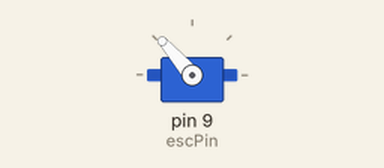
This sketch was run on a simulated Arduino Uno, built with avr-gcc and run on an emulated ATmega328P. On the bench: servo. What the sketch prints to the serial monitor is not drawn.

Above: at 8.2 s.
At 20.48 s:
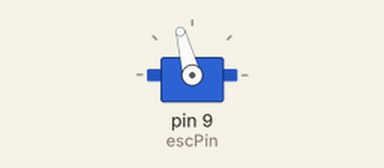
At 30.3 s:
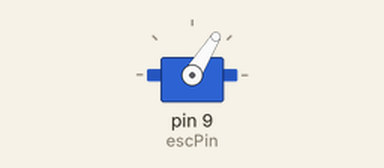
At 35.1 s:
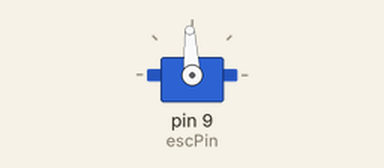
Timing chart, 0 to 40.0 s (numbered marks = the images above):
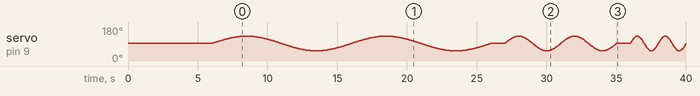

The sketch:

sinus_wave_arduino_code.ino
```cpp
#include <Servo.h>      // ADDED
Servo esc;              // ADDED
int escPin = 9;         // ADDED

// Neutral and amplitude
const int neutral = 1500;    // neutral PWM
const int amplitude = 400;   // swing ±400 µs → 1100–1900

// Frequencies for variation (Hz)
const float frequencies[] = {0.1, 0.25, 0.5, 0.75, 1.0, 1.5, 2.0};
const int numFreq = sizeof(frequencies)/sizeof(frequencies[0]);

// Sampling period 80Hz → 12.5ms
const unsigned long samplePeriod = 12500; // microseconds
unsigned long lastSampleTime = 0;

unsigned long startTime;

void setup() {
  Serial.begin(115200);           // Initialize serial for CoolTerm

  esc.attach(escPin);             // ADDED
  esc.writeMicroseconds(neutral); // ADDED
  delay(5000);                    // ADDED (ESC arming)

  delay(1000);                  // small delay before start
  startTime = micros();
  lastSampleTime = startTime;

  Serial.println("time_s,pwm_us"); // CSV header (seconds for x-axis)
}

void loop() {
  // Loop through all frequencies
  for (int f = 0; f < numFreq; f++) {
    float freq = frequencies[f];
    float period = 1.0 / freq;                 // seconds
    unsigned long duration = period * 2 * 1000000UL; // 2 full cycles

    unsigned long loopStart = micros();
    while (micros() - loopStart < duration) {
      unsigned long now = micros();
      if (now - lastSampleTime >= samplePeriod) {
        lastSampleTime += samplePeriod;  // keep exact 80Hz spacing

        float t = (now - loopStart) / 1000000.0;       // seconds relative to this frequency
        int pwmValue = neutral + (int)(amplitude * sin(2 * 3.14159 * freq * t));

        esc.writeMicroseconds(pwmValue); // ADDED

        // CSV output: time in seconds vs PWM
        Serial.print((now - startTime) / 1000000.0, 5); // 5 decimals for smooth plotting
        Serial.print(",");
        Serial.println(pwmValue);
      }
    }
    // Pause between frequencies (neutral for 1 second)
    unsigned long pauseStart = micros();
    while (micros() - pauseStart < 1000000UL) {
      // Keep neutral during pause
      unsigned long now = micros();
      if (now - lastSampleTime >= samplePeriod) {
        lastSampleTime += samplePeriod;

        esc.writeMicroseconds(neutral); // ADDED

        Serial.print((now - startTime) / 1000000.0, 5);
        Serial.print(",");
        Serial.println(neutral);
      }
    }
  }

  while(true); // stop after all frequencies
}
```
